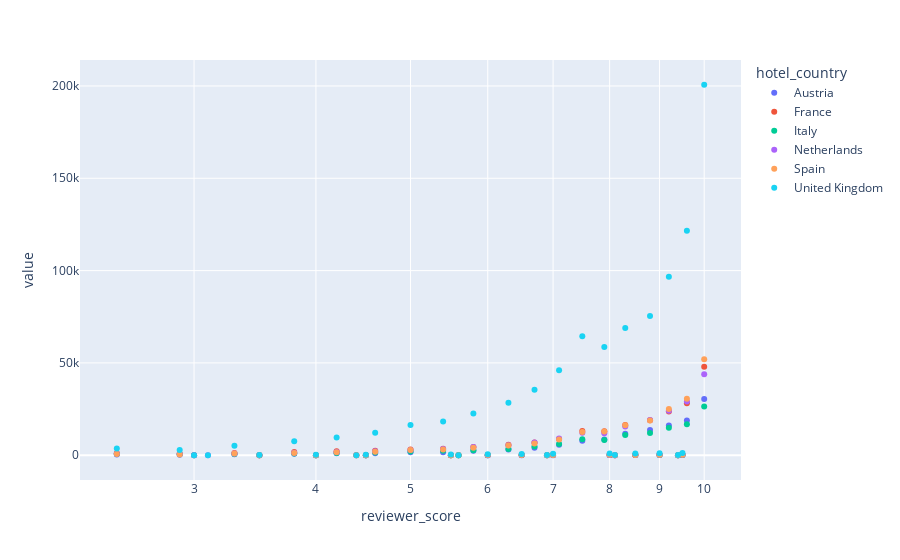

The cell this chart's notebook holds for it:
### Code cell
#визуализируем полученную матрицу
px.scatter(df, log_x=True, size_max=60)

### Figure 1 — Plotly figure (JSON) as saved in the notebook; plotly's stock layout.template omitted (floating-point values rounded to 4 significant figures)
{"data": [{"hovertemplate": "hotel_country=Austria<br>reviewer_score=%{x}<br>value=%{y}<extra></extra>", "legendgroup": "Austria", "marker": {"color": "#636efa", "symbol": "circle"}, "mode": "markers", "name": "Austria", "orientation": "v", "showlegend": true, "type": "scatter", "x": [2.5, 2.9, 3, 3.1, 3.3, 3.5, 3.8, 4, 4.2, 4.4, 4.5, 4.6, 5, 5.4, 5.5, 5.6, 5.8, 6, 6.3, 6.5, 6.7, 6.9, 7, 7.1, 7.5, 7.9, 8, 8.1, 8.3, 8.5, 8.8, 9, 9.2, 9.4, 9.5, 9.6, 10], "xaxis": "x", "y": [434, 276, null, null, 508, 18, 758, 12, 1048, 4, 36, 1086, 1666, 1636, 59, 5, 2501, 70, 3153, 55, 4101, null, 40, 5682, 7910, 8467, 124, 4, 11632, 118, 13622, 163, 16154, 19, 169, 18799, 30447], "yaxis": "y"}, {"hovertemplate": "hotel_country=France<br>reviewer_score=%{x}<br>value=%{y}<extra></extra>", "legendgroup": "France", "marker": {"color": "#EF553B", "symbol": "circle"}, "mode": "markers", "name": "France", "orientation": "v", "showlegend": true, "type": "scatter", "x": [2.5, 2.9, 3, 3.1, 3.3, 3.5, 3.8, 4, 4.2, 4.4, 4.5, 4.6, 5, 5.4, 5.5, 5.6, 5.8, 6, 6.3, 6.5, 6.7, 6.9, 7, 7.1, 7.5, 7.9, 8, 8.1, 8.3, 8.5, 8.8, 9, 9.2, 9.4, 9.5, 9.6, 10], "xaxis": "x", "y": [1047, 866, 13, null, 1181, 28, 1803, 37, 2144, 4, 60, 2507, 3059, 3487, 70, 10, 4476, 75, 5663, 104, 6857, 14, 179, 8853, 13085, 12999, 168, 10, 16345, 202, 18955, 235, 23736, 18, 214, 28195, 47876], "yaxis": "y"}, {"hovertemplate": "hotel_country=Italy<br>reviewer_score=%{x}<br>value=%{y}<extra></extra>", "legendgroup": "Italy", "marker": {"color": "#00cc96", "symbol": "circle"}, "mode": "markers", "name": "Italy", "orientation": "v", "showlegend": true, "type": "scatter", "x": [2.5, 2.9, 3, 3.1, 3.3, 3.5, 3.8, 4, 4.2, 4.4, 4.5, 4.6, 5, 5.4, 5.5, 5.6, 5.8, 6, 6.3, 6.5, 6.7, 6.9, 7, 7.1, 7.5, 7.9, 8, 8.1, 8.3, 8.5, 8.8, 9, 9.2, 9.4, 9.5, 9.6, 10], "xaxis": "x", "y": [708, 505, 17, null, 672, 37, 1012, 13, 1182, null, 13, 1506, 2056, 2492, 50, 8, 2777, 58, 3448, 101, 4686, 5, 99, 6126, 8728, 8204, 90, null, 11035, 143, 12090, 150, 14939, 20, 202, 16756, 26430], "yaxis": "y"}, {"hovertemplate": "hotel_country=Netherlands<br>reviewer_score=%{x}<br>value=%{y}<extra></extra>", "legendgroup": "Netherlands", "marker": {"color": "#ab63fa", "symbol": "circle"}, "mode": "markers", "name": "Netherlands", "orientation": "v", "showlegend": true, "type": "scatter", "x": [2.5, 2.9, 3, 3.1, 3.3, 3.5, 3.8, 4, 4.2, 4.4, 4.5, 4.6, 5, 5.4, 5.5, 5.6, 5.8, 6, 6.3, 6.5, 6.7, 6.9, 7, 7.1, 7.5, 7.9, 8, 8.1, 8.3, 8.5, 8.8, 9, 9.2, 9.4, 9.5, 9.6, 10], "xaxis": "x", "y": [875, 634, 18, 4, 954, 28, 1367, 17, 1817, null, 25, 2194, 2807, 3349, 77, null, 4436, 62, 5354, 160, 6909, 8, 173, 9034, 12185, 11950, 158, 17, 15634, 175, 19036, 230, 24137, 24, 250, 29161, 43886], "yaxis": "y"}, {"hovertemplate": "hotel_country=Spain<br>reviewer_score=%{x}<br>value=%{y}<extra></extra>", "legendgroup": "Spain", "marker": {"color": "#FFA15A", "symbol": "circle"}, "mode": "markers", "name": "Spain", "orientation": "v", "showlegend": true, "type": "scatter", "x": [2.5, 2.9, 3, 3.1, 3.3, 3.5, 3.8, 4, 4.2, 4.4, 4.5, 4.6, 5, 5.4, 5.5, 5.6, 5.8, 6, 6.3, 6.5, 6.7, 6.9, 7, 7.1, 7.5, 7.9, 8, 8.1, 8.3, 8.5, 8.8, 9, 9.2, 9.4, 9.5, 9.6, 10], "xaxis": "x", "y": [693, 473, null, null, 992, 19, 1221, 5, 1677, 13, 42, 1929, 2824, 3151, 66, 8, 4065, 91, 5254, 139, 6413, 4, 73, 8598, 12553, 12863, 210, 8, 16265, 157, 18771, 281, 25034, 48, 298, 30538, 51939], "yaxis": "y"}, {"hovertemplate": "hotel_country=United Kingdom<br>reviewer_score=%{x}<br>value=%{y}<extra></extra>", "legendgroup": "United Kingdom", "marker": {"color": "#19d3f3", "symbol": "circle"}, "mode": "markers", "name": "United Kingdom", "orientation": "v", "showlegend": true, "type": "scatter", "x": [2.5, 2.9, 3, 3.1, 3.3, 3.5, 3.8, 4, 4.2, 4.4, 4.5, 4.6, 5, 5.4, 5.5, 5.6, 5.8, 6, 6.3, 6.5, 6.7, 6.9, 7, 7.1, 7.5, 7.9, 8, 8.1, 8.3, 8.5, 8.8, 9, 9.2, 9.4, 9.5, 9.6, 10], "xaxis": "x", "y": [3713, 2839, 63, 21, 5171, 152, 7619, 212, 9596, 16, 264, 12159, 16347, 18257, 412, 28, 22616, 485, 28397, 683, 35460, 74, 769, 45977, 64474, 58602, 988, 88, 68891, 934, 75368, 1135, 96638, 91, 1242, 121521, 200651], "yaxis": "y"}], "layout": {"legend": {"title": {"text": "hotel_country"}, "tracegroupgap": 0}, "margin": {"t": 60}, "xaxis": {"anchor": "y", "domain": [0, 1], "title": {"text": "reviewer_score"}, "type": "log"}, "yaxis": {"anchor": "x", "domain": [0, 1], "title": {"text": "value"}}}}
